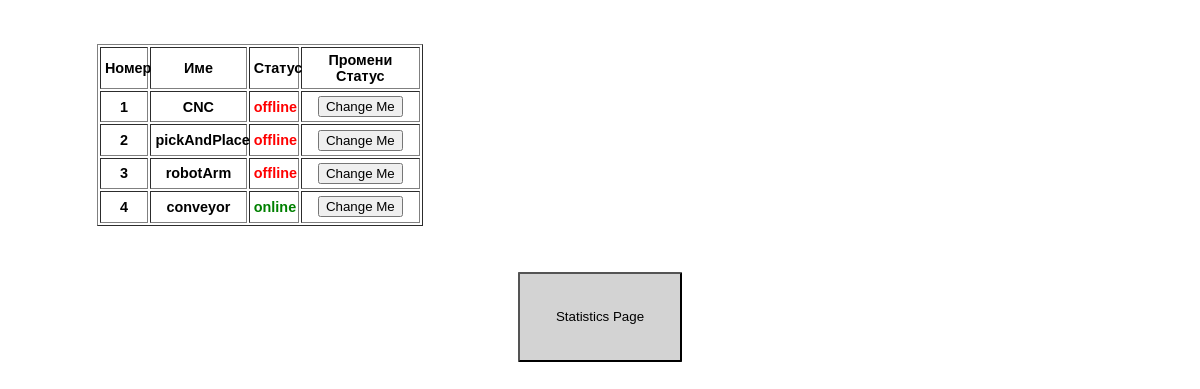
/minimal/index.php, run on the app's committed database.
### tables this page shows
CREATE TABLE `machines` (
  `machineId` int(11) NOT NULL AUTO_INCREMENT,
  `machineName` varchar(255) NOT NULL,
  `machineStatus` varchar(255) NOT NULL,
  PRIMARY KEY (`machineId`)
);

### minimal/index.php (the view, shortened to what this page needs)
<?php
    require __DIR__ . '/../helpers/dbCredentials.php';
    $mysqli = new mysqli($servername, $username, $password, $db);
?>
<!DOCTYPE html>
<html>
    <head>
        <link rel="stylesheet" href="stylesheet.css">
    </head>
    <body>
    <div id="machineData">
        <form method="post">
            <table class="mainTable", border=1>
                <tr>
                    <th>Номер</th>
                    <th>Име</th>
                    <th>Статус</th>
                    <th>Промени Статус</th>
                </tr>
                <?php
                    $result = $mysqli -> query("SELECT * FROM machines");
                    while($row = $result->fetch_assoc()) {
                        echo "<tr>" ;
                        echo "<th>".$row["machineId"]."</th>" ;
                        echo "<th>".$row["machineName"]."</th>" ;
                        if ($row["machineStatus"] == 'online'){
                            echo "<th style=\"color:green;\">".$row["machineStatus"]."</th>" ;
                        } elseif ($row["machineStatus"] == 'offline'){
                            echo "<th style=\"color:red;\">".$row["machineStatus"]."</th>" ;
                        }
                        echo "<th><button type=\"submit\" value=\"$row[machineId]\" name=\"changeStatus\">Change Me</button></th>";
                        echo "</tr>";
                    }
                ?>
            </table>
        </form>
      </div>
      <div id="navigationMenu">
        <a href='/minimal/statistics.php'><button class="navButton">Statistics Page</button></a>
      </div>
    </body>
</html>

### minimal/stylesheet.css (style rules this page uses)
#machineData { width: 85%; margin: auto; padding: 3%; text-align: center; font-size: 0.9em; font-family: sans-serif; }
.mainTable th, .mainTable td { padding: 1.3%; }
#navigationMenu { width: 30%; text-align: center; margin: auto; }
.navButton { background-color: lightgray; margin: auto; text-align: center; padding: 10%; border-radius: 1%; margin-top: 3%; }

### data on the page
machines: machineId "1", machineName "CNC", machineStatus "offline"
machines: machineId "2", machineName "pickAndPlace", machineStatus "offline"
machines: machineId "3", machineName "robotArm", machineStatus "offline"
machines: machineId "4", machineName "conveyor", machineStatus "online"
